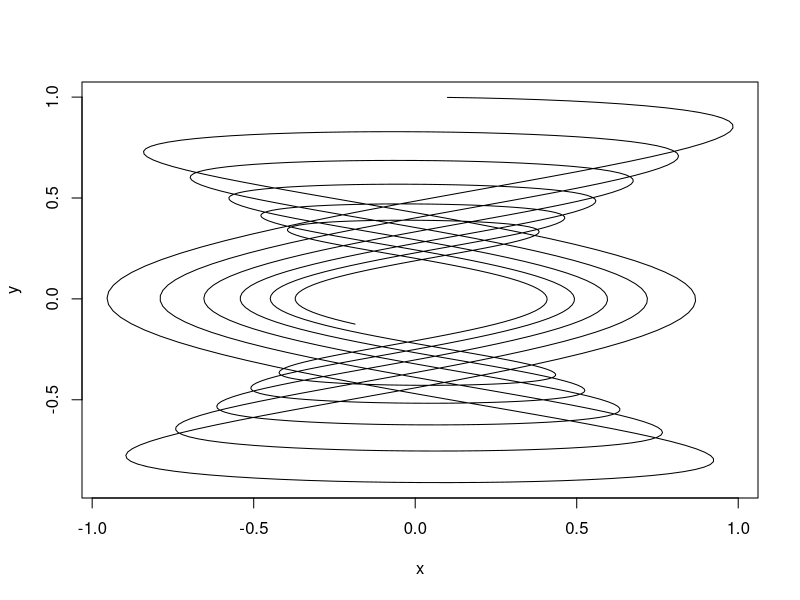
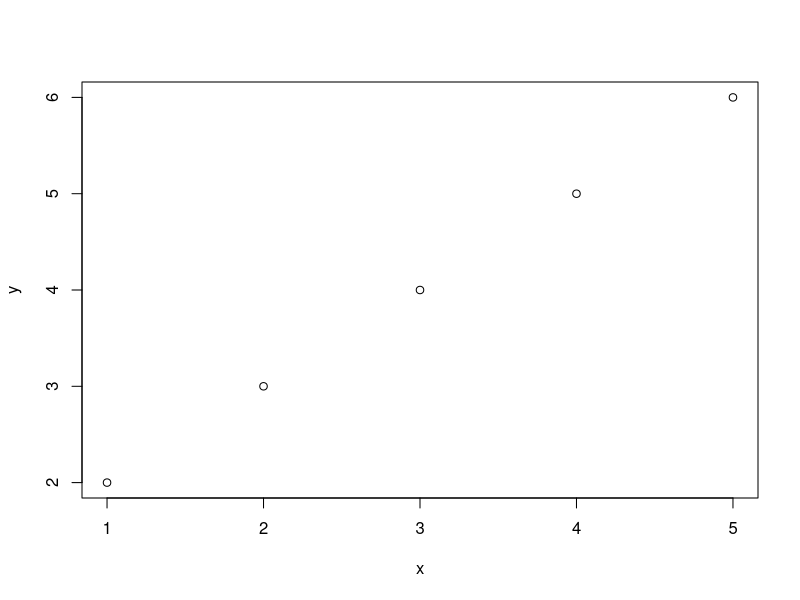

Write the R code that produced these figures, in order.
## ---- chunk 1
a <- 1
b <- 2
c <- "c"
x_thingy <- 4
## ---- chunk 2
ls()
x <- x_thingy
rm(x_thingy)
x
ls()
## ---- chunk 3
t <- 1:1000 / 10
x <- sin(t) * exp(t * - 0.01)
y <- sin(pi / 2 + t / 3) * exp(t * -0.01)
plot(x, y, "lines")
## ---- chunk 4
# Assignment of x
x <- 5
x
## ---- chunk 5
sin(x)
exp(x)
factorial(x)
sinx <- sin(x)
## ---- chunk 6
x = 5 # the same as x <- 5
(x = x + 1)
## ---- chunk 7
x <- c(1, 2, 5)
x
x^2
x + 2
## ---- chunk 8
x <- c(1, 2, 5)
for(i in x){
  print(i^2)
}
## ---- chunk 9
for(i in 1:length(x)){
  if(i == 1) x2 <- x[i]^2
  else x2 <- c(x2, x[i]^2)
}
x2
## ---- chunk 10
a <- TRUE
b <- 1:5
c <- pi
d <- "Hello Leeds"
## ---- chunk 11
ab <- c(a, b)
ab
class(ab)
## ---- chunk 12
class(c(a, b))
class(c(a, c))
class(c(b, d))
## ---- chunk 13
x <- 1:5
y <- 2:6
plot(x, y)
## ---- chunk 14
x <- seq(1,2, by = 0.2)
length(x)
x <- seq(1, 2, length.out = 5)
length(x)
## ---- chunk 15
x = 1:5
# class(x)
x = c(1:4, 4.9999999)
# class(x)
